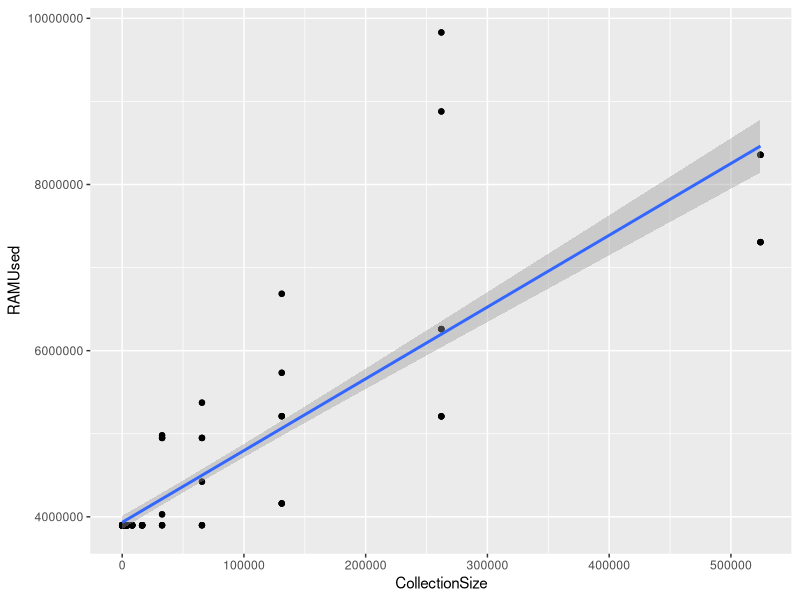
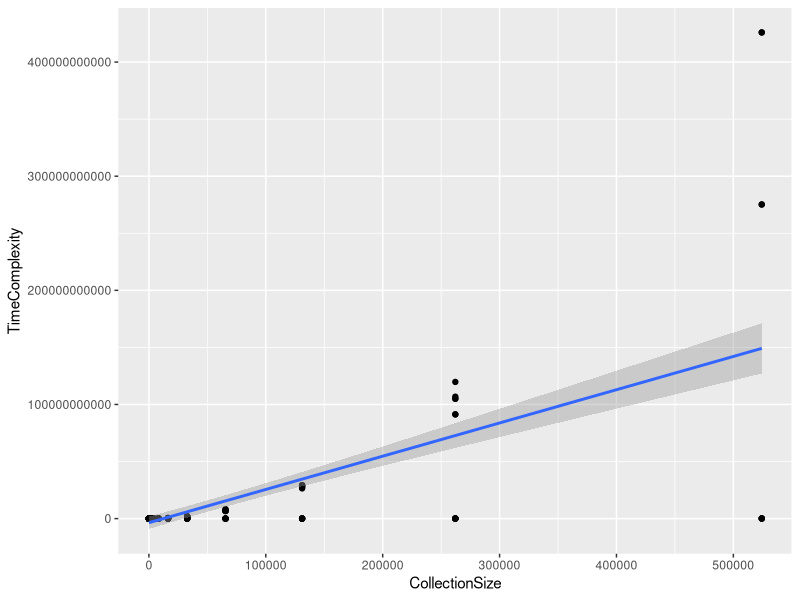
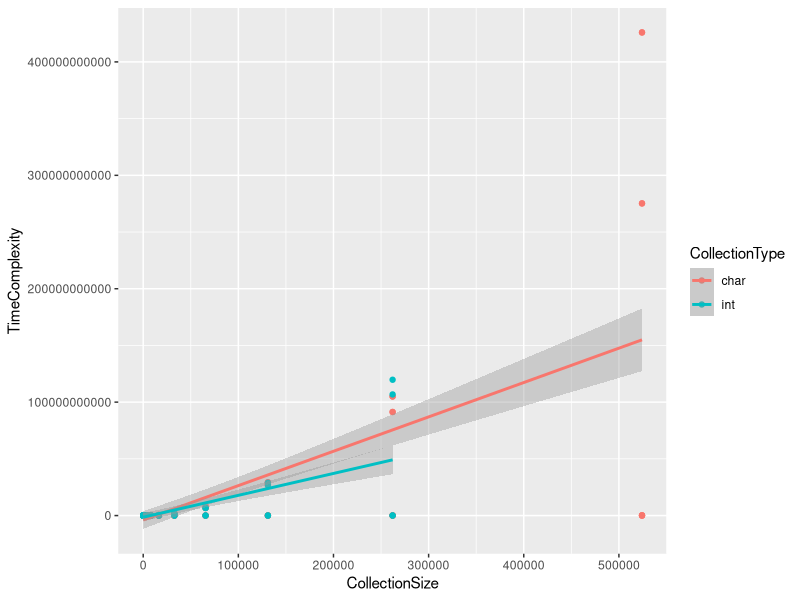
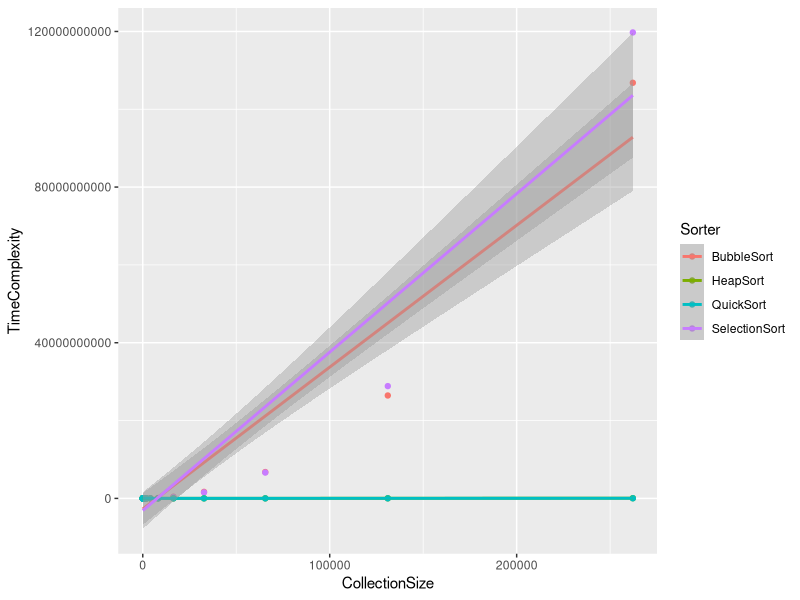
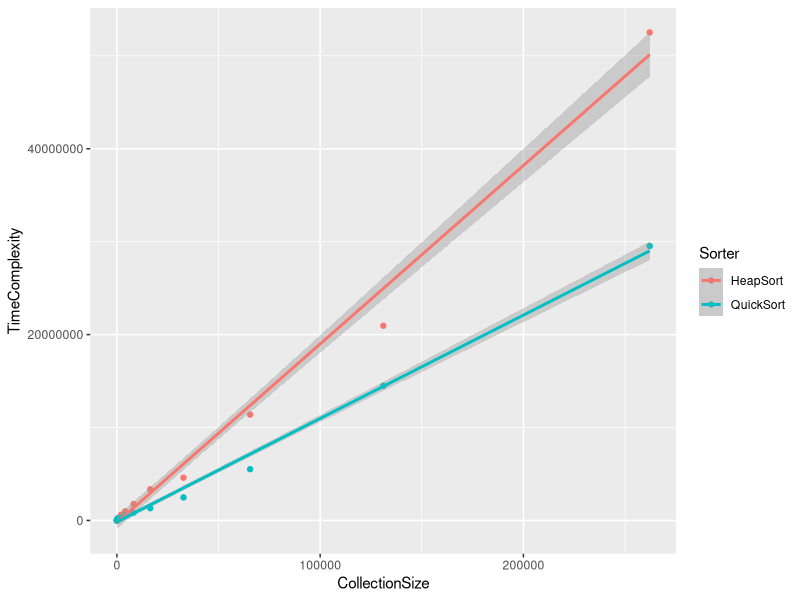
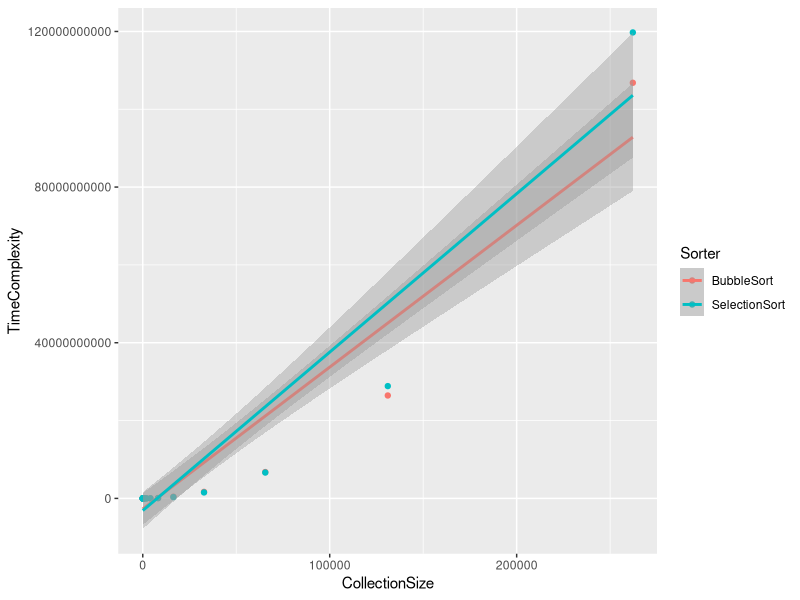
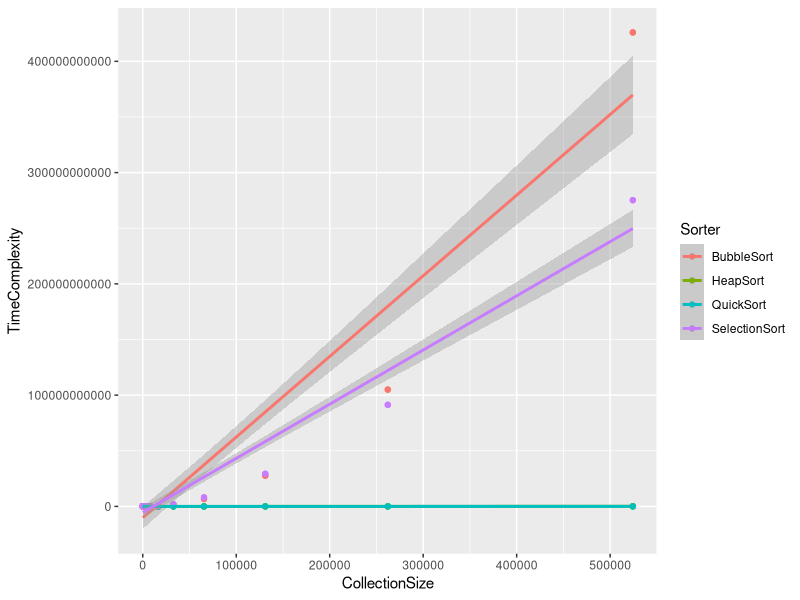
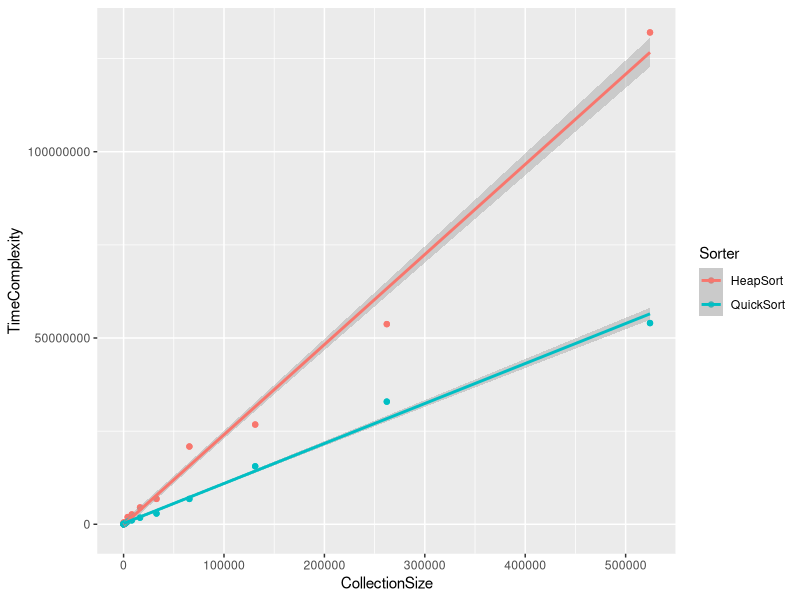

The R script that drew these images, in order:
## ---- chunk 1
library(tidyverse)
options(scipen=999)
experimentData <- read.csv("../ExperimentResults/extendedResults.csv")
## ---- chunk 2
summary(experimentData)
## ---- chunk 3
experimentData %>%
  ggplot(mapping = aes(x= CollectionSize, y = RAMUsed)) +
  geom_point() + 
  geom_smooth(method = lm)
## ---- chunk 4
experimentData %>%
  ggplot(mapping = aes(x= CollectionSize, y= TimeComplexity)) +
  geom_point() +
  geom_smooth(method = lm)
## ---- chunk 5
experimentData %>%
  ggplot(mapping = aes(x= CollectionSize, y= TimeComplexity, color = CollectionType)) +
  geom_point() +
  geom_smooth(method = lm)
## ---- chunk 6
experimentData %>%
  filter(CollectionType == "int") %>%
  ggplot(mapping = aes(x= CollectionSize, y= TimeComplexity, color = Sorter)) +
  geom_point() +
  geom_smooth(method = lm)
## ---- chunk 7
experimentData %>%
  filter(CollectionType == "int") %>%
  filter(Sorter == "QuickSort" | Sorter == "HeapSort") %>% 
  ggplot(mapping = aes(x= CollectionSize, y= TimeComplexity, color = Sorter)) +
  geom_point() +
  geom_smooth(method = lm)
## ---- chunk 8
experimentData %>%
  filter(CollectionType == "int") %>%
  filter(Sorter == "BubbleSort" | Sorter == "SelectionSort") %>% 
  ggplot(mapping = aes(x= CollectionSize, y= TimeComplexity, color = Sorter)) +
  geom_point() +
  geom_smooth(method = lm)
## ---- chunk 9
experimentData %>%
  filter(CollectionType == "char") %>%
  ggplot(mapping = aes(x= CollectionSize, y= TimeComplexity, color = Sorter)) +
  geom_point() +
  geom_smooth(method = lm)
## ---- chunk 10
experimentData %>%
  filter(CollectionType == "char") %>%
  filter(Sorter == "QuickSort" | Sorter == "HeapSort") %>% 
  ggplot(mapping = aes(x= CollectionSize, y= TimeComplexity, color = Sorter)) +
  geom_point() +
  geom_smooth(method = lm)
## ---- chunk 11
experimentData %>%
  filter(CollectionType == "char") %>%
  filter(Sorter == "BubbleSort" | Sorter == "SelectionSort") %>% 
  ggplot(mapping = aes(x= CollectionSize, y= TimeComplexity, color = Sorter)) +
  geom_point() +
  geom_smooth(method = lm)
## ---- chunk 12
experimentData %>%
  filter(CollectionType == "int") %>%
  ggplot(mapping = aes(x= CollectionSize, y= RAMUsed, color = Sorter)) +
  geom_point() +
  geom_smooth(method = lm)
## ---- chunk 13
experimentData %>%
  filter(CollectionType == "char") %>%
  ggplot(mapping = aes(x= CollectionSize, y= RAMUsed, color = Sorter)) +
  geom_point() +
  geom_smooth(method = lm)
